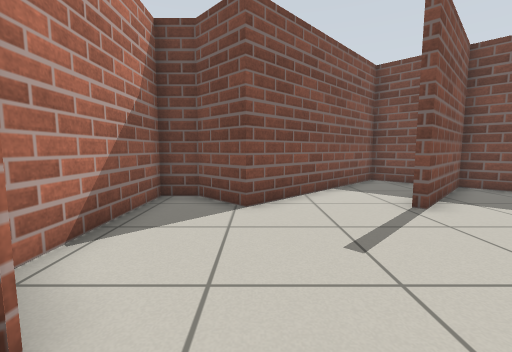
[1] (above)

19 first-person views from a walk through a Gazebo world. The camera is 0.7 m above the floor, tilts 6° down and sees 90° across. The floor is counted in squares, 0.5 m on a side. Each view is taken from the middle of a square. On the plan, view 1 faces up. The plan holds only what a view shows up to about 13 squares ahead; the rest is blank.

[2]
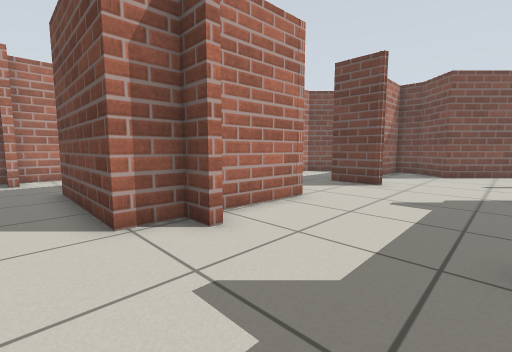

[3]
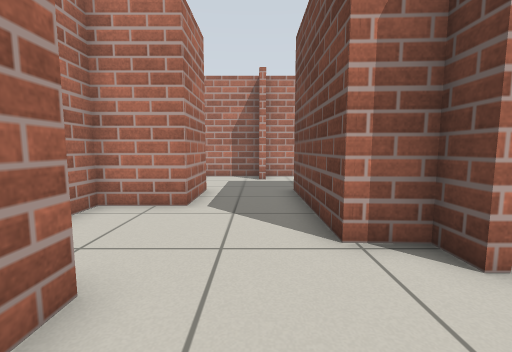

[4]
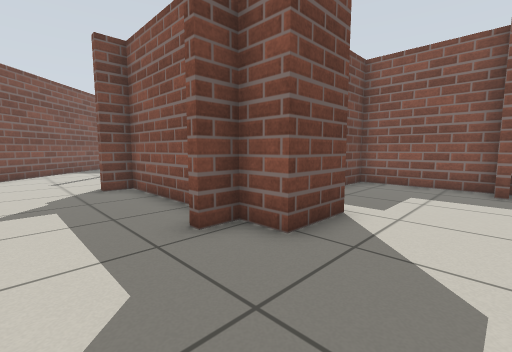

[5]
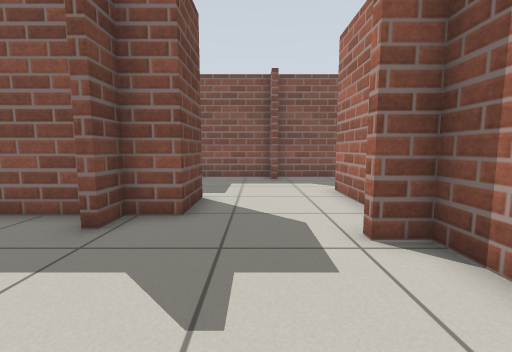

[6]
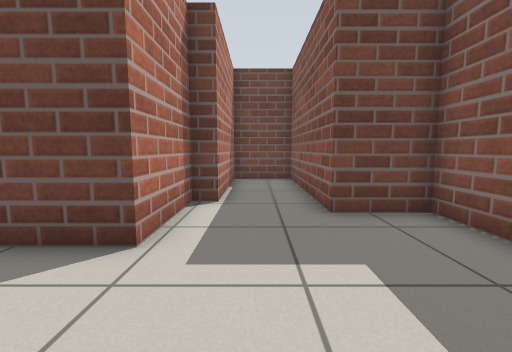

[7]
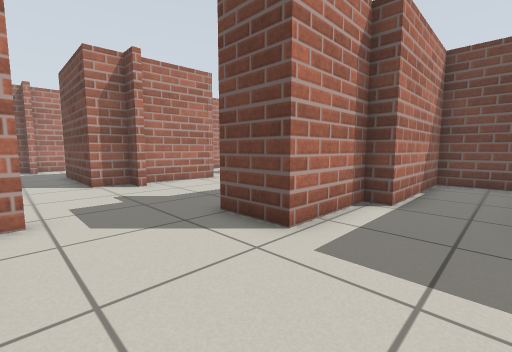

[8]
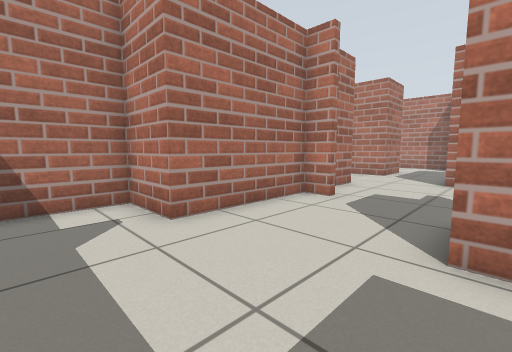

[9]
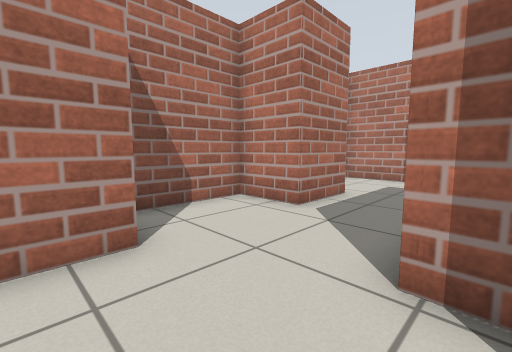

[10]
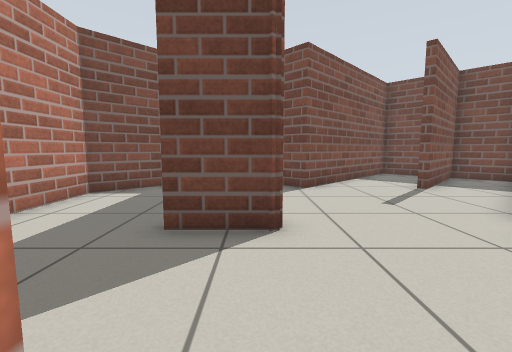

[11]
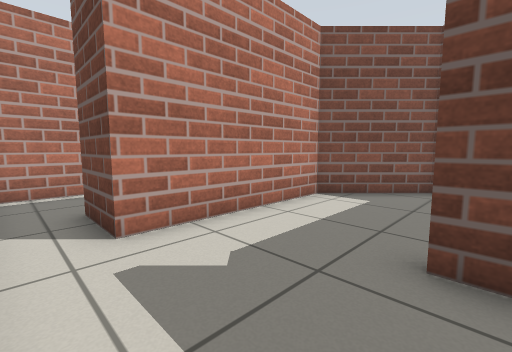

[12]
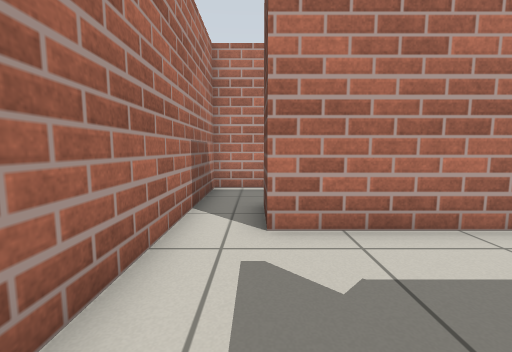

[13]
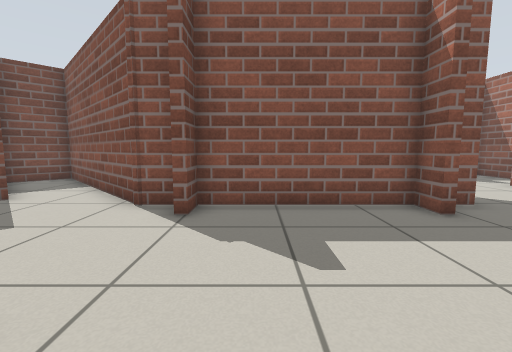

[14]
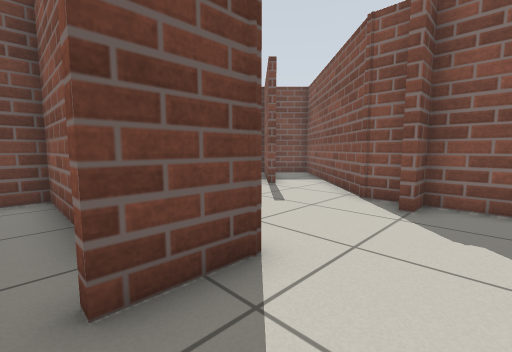

[15]
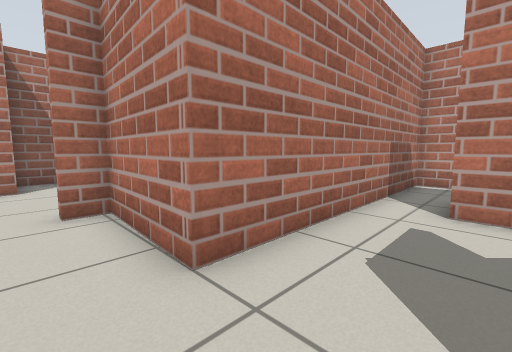

[16]
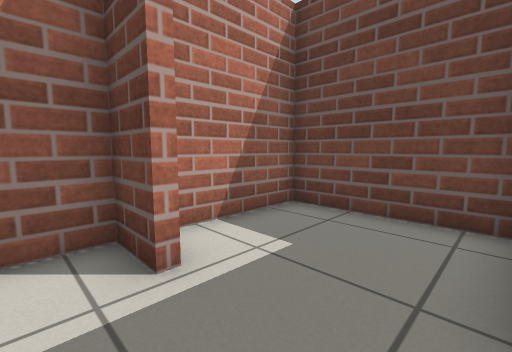

[17]
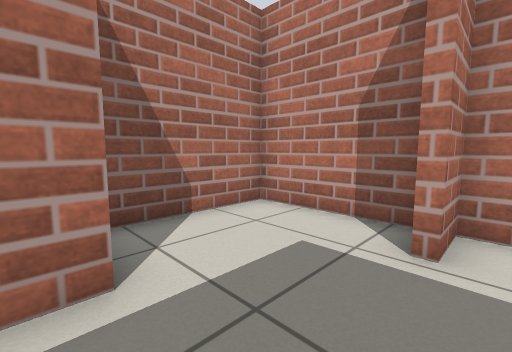

[18]
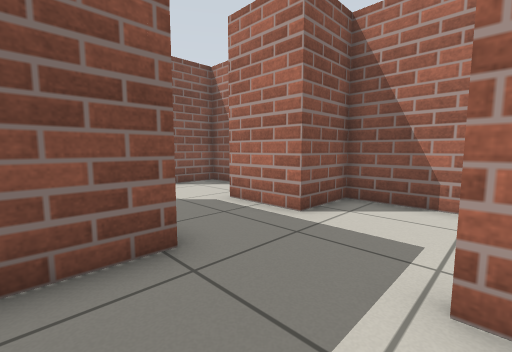

[19]
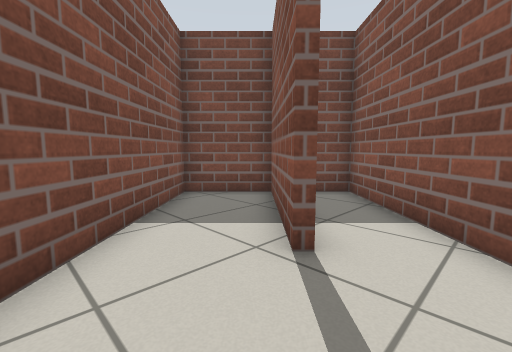

### Floor plan
Points are (right, up) in squares from view 1. A wall is a line through its corners. A room is listed if a view was taken in it or the views show most of it. See-through windows are left out.
Room 1 (views 1, 2, 3, 4, 5, 9, 10, 15, 16, 17, 18, 19)
walls: (-2.5, -2.5) (-2.6, -6.1) (-1.8, -6.1) (-1.8, -6.5) (-2.7, -6.5) (-2.7, -7.7) (-7.7, -7.7) (-7.7, -5.9); (-1.5, 1.3) (-2.4, 1.3); (3.3, -6.5) (3.3, -5.3) (2.4, -5.3) (2.4, -5) (3.3, -5) (3.3, 0.4) (2.2, 0.4); (3.3, 1) (3.3, 2) (9, 7.7) (7.4, 9.3) (3.9, 5.8); (-7.9, -4.5) (-12.1, -4.5) (-12.1, -8.6) (-10.6, -8.6); (2.1, -9.8) (2.1, -10.7) (3.6, -10.7); (-1.4, -10.7) (1.8, -10.7) (1.8, -9.8); (3.7, 6) (7.2, 9.5) (5.2, 11.5) (-0.2, 6.1) (-1.7, 7.5) (-2.8, 7.5) (-2.8, 2.7); (-10.6, -8.8) (-12.1, -8.8) (-12.1, -12.9) (-7.7, -12.9) (-7.7, -10.7) (-5.2, -10.7) (-5.2, -12.9) (-1.3, -12.9) (-1.3, -11)
ways out: opening at (2.8, -8.5) to room 2; opening at (-3, -1) to room 3
Room 2 (views 6, 7, 8)
walls: (9.9, -9.1) (9.9, -8.7) (10.8, -8.7) (10.8, -4.5) (8.6, -4.5) (8.6, 2) (6, 2) (6, -3.3) (5.3, -3.3) (5.3, -6.5) (3.3, -6.5); (3.6, -10.7) (6.7, -10.7) (6.7, -12.9) (10.3, -12.9); (10.8, -12.1) (10.8, -9)
ways out: opening at (2.8, -8.5) to room 1
Room 3 (views 11, 12, 13, 14)
walls: (-2.4, 1.3) (-3.6, 1.3); (-3.1, 4.5) (-3.1, 7.5) (-4.8, 7.5) (-7.3, 5) (-7.3, -0.8); (-7.4, -2.5) (-2.5, -2.5)
ways out: opening at (-3, -1) to room 1; opening at (-8.5, -2)

Where each view was taken, in squares from view 1:
view 1: 0 up, 0 right, facing up
view 2: 9 down, 2 right, facing up-left
view 3: 9 down, 1 right, facing left
view 4: 9 down, 0 right, facing up-right
view 5: 8 down, 2 left, facing right
view 6: 10 down, 7 right, facing up
view 7: 10 down, 8 right, facing up-left
view 8: 6 down, 9 right, facing down-left
view 9: 7 down, 0 right, facing down-left
view 10: 3 down, 2 left, facing up
view 11: 2 down, 3 left, facing up-left
view 12: 1 down, 3 left, facing left
view 13: 1 down, 3 left, facing right
view 14: 1 down, 4 left, facing up-right
view 15: 0 up, 1 left, facing down-left
view 16: 10 down, 8 left, facing up-left
view 17: 8 down, 7 left, facing down-left
view 18: 6 down, 11 left, facing down-right
view 19: 4 up, 1 right, facing up-right
